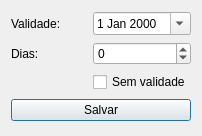
<?xml version="1.0" encoding="UTF-8"?>
<ui version="4.0">
 <class>ValidadeDialog</class>
 <widget class="QDialog" name="ValidadeDialog">
  <property name="geometry">
   <rect>
    <x>0</x>
    <y>0</y>
    <width>202</width>
    <height>136</height>
   </rect>
  </property>
  <property name="windowTitle">
   <string>Validade</string>
  </property>
  <layout class="QGridLayout" name="gridLayout">
   <item row="1" column="0">
    <widget class="QLabel" name="label_2">
     <property name="text">
      <string>Dias:</string>
     </property>
    </widget>
   </item>
   <item row="0" column="0">
    <widget class="QLabel" name="label">
     <property name="text">
      <string>Validade:</string>
     </property>
    </widget>
   </item>
   <item row="0" column="1">
    <widget class="QDateEdit" name="dateEdit">
     <property name="calendarPopup">
      <bool>true</bool>
     </property>
    </widget>
   </item>
   <item row="1" column="1">
    <widget class="QSpinBox" name="spinBoxDias">
     <property name="minimum">
      <number>-3000</number>
     </property>
     <property name="maximum">
      <number>3000</number>
     </property>
    </widget>
   </item>
   <item row="3" column="0" colspan="2">
    <widget class="QPushButton" name="pushButtonSalvar">
     <property name="text">
      <string>Salvar</string>
     </property>
    </widget>
   </item>
   <item row="2" column="1">
    <widget class="QCheckBox" name="checkBoxSemValidade">
     <property name="text">
      <string>Sem validade</string>
     </property>
    </widget>
   </item>
  </layout>
 </widget>
 <resources/>
 <connections/>
</ui>
